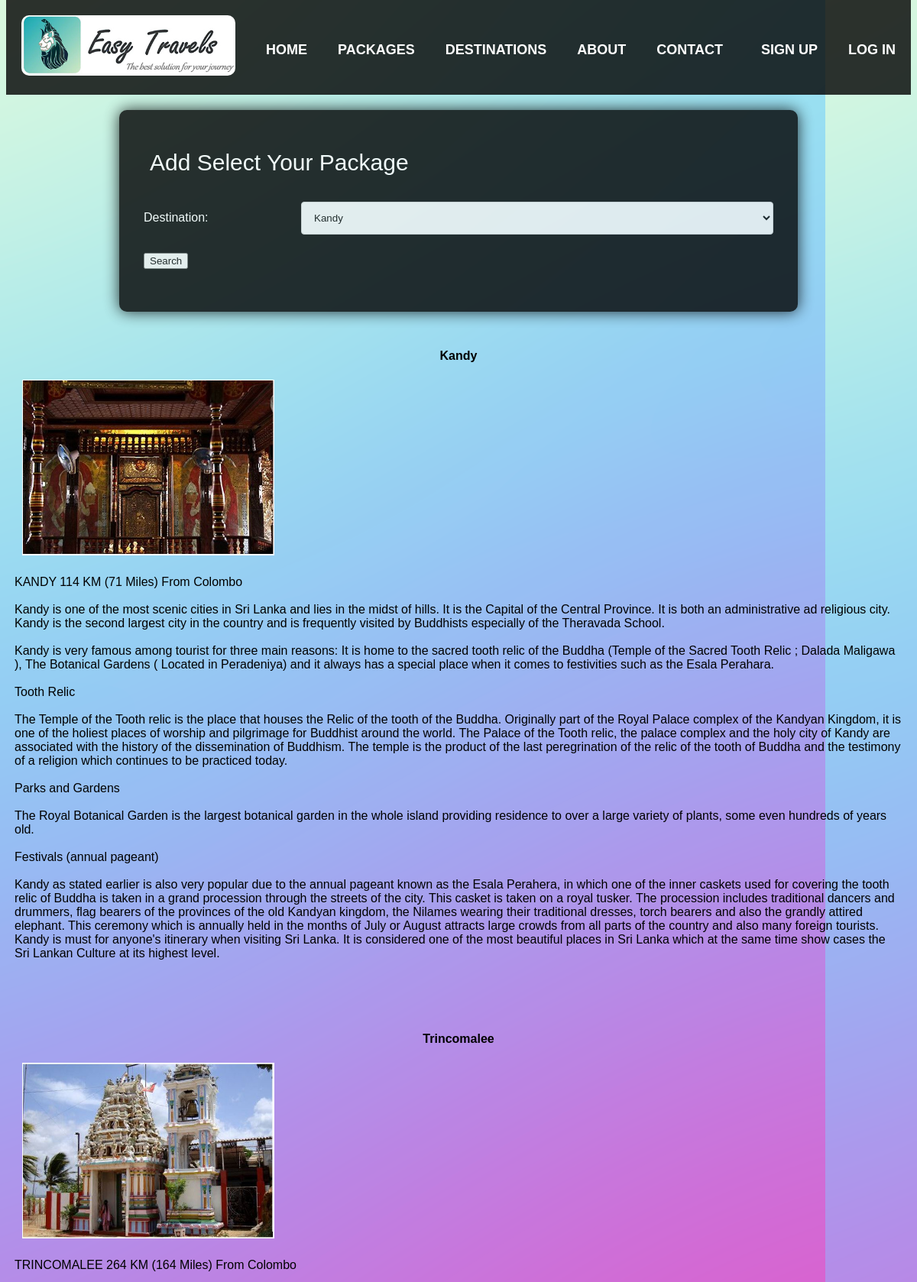
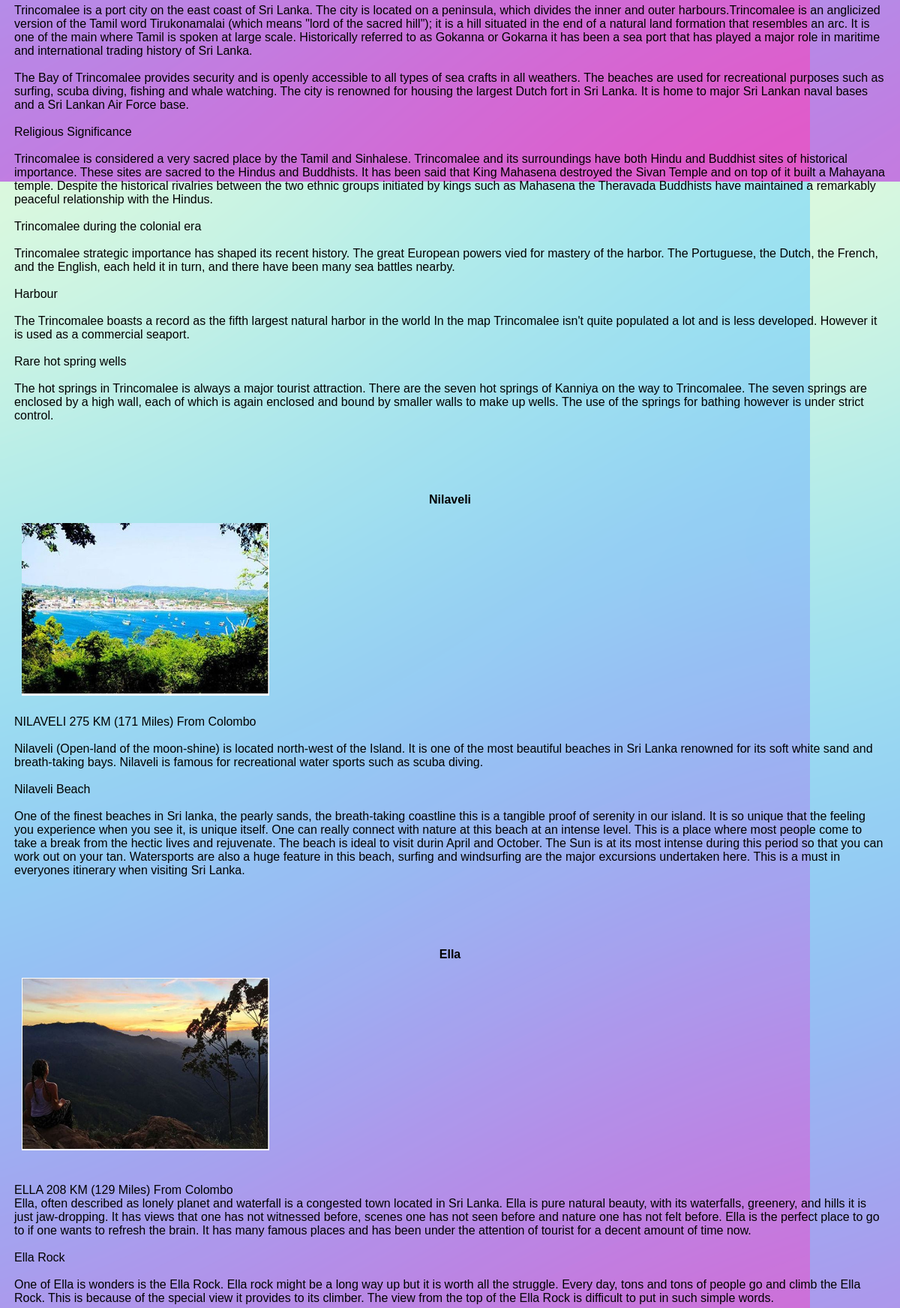
/php/destination_page.php (upper part), run on the app's committed database (2 pictures, top to bottom).
### tables this page shows
CREATE TABLE IF NOT EXISTS `destination` (
  `destid` int(11) NOT NULL AUTO_INCREMENT,
  `name` varchar(20) NOT NULL,
  `description` text NOT NULL,
  `photo` int(11) NOT NULL,
  PRIMARY KEY (`destid`)
);

### php/destination_page.php (the view, shortened to what this page needs)
<?php require_once('connect.php');?>
<?php require_once('user_nonnavigation.php')?>
<html>
	<head>
		<link rel="stylesheet" type="text/css" href="../css/destination_page.css">
		<link rel="stylesheet" type="text/css" href="../css/admin_addcategory_page.css">
	</head>
	<body>
		<div class="container">
			<form method="get" action="search_package_page.php">
				<label style="font-size:30px" align="center">Add Select Your Package</label>
				<div class="row">
				<div class="col-25">
					<label for="fname">Destination:</label>
				</div>
				<div class="col-75">
					<select name="destination" id="destination">
						<?php
							$sql2="select * from destination";
							$result2=$connection->query($sql2);
							while($row=$result2->fetch_assoc()){
								echo "<option value='". $row['name'] ."'>" .$row['name'] ."</option>" ;
							}
						?>
					</select>
				</div>
				</div>
				<div class="row">
					<input type="submit" name="submit" value="Search"><br />
            	</div>
			</form>
		</div>
        <?php
			$path='../images/';
			$ex='.jpg';
            $sql1="select * from destination";
			$result2=$connection->query($sql1);
			while($row=$result2->fetch_assoc()){
				$photo1=(string)$row['photo'];
				echo "<br />";
				echo "<table cellspacing='10px' class='table' align='center'>";
					echo "<tr>";
						echo "<th colspan='3'>".$row['name']."</th>";
					echo "</tr>";
					echo "<tr>";
						echo "<td><img class='image'  width='350px' height='250px' src='".$path.$photo1.$ex."'></td>";
					echo "</tr>";
					echo "<tr>";
						echo "<td colspan='3'>".$row['description']."</td>";
					echo "</tr>";
				echo "</table>";
				echo "<br /><br />";
			}
		?>
	</body>
</html>
<?php require_once('footer.php')?>

### php/user_nonnavigation.php (shortened to what this page needs)
<!DOCTYPE html>
<html>
    <head>
        <link rel="stylesheet" type="text/css" href="../css/user_nonnavigation.css">
    </head>
    <body>
    <div class="navbar">
            <a><img src="../images/logo-web.jpg" class="fakeimg"></a>
            <a href="user_nonhome_page"><div class="txt"><Button>Home</button></div></a>
            <a href="category_page.php"><div class="txt"><Button>Packages</button></div></a>
            <a href="destination_page.php"><div class="txt"><Button>Destinations</button></div></a>
            <a href="about+page.php"><div class="txt"><Button>About</button></div></a>
            <a href="contact_page"><div class="txt"><Button>Contact</button></div></a>
            <a href="login_page.php" class="right"><div class="txt"><Button>LOG IN</button></div></a>
            <a href="account_page.php" class="right"><div class="txt"><Button>SIGN UP</button></div></a>
        </div>
    </body>
</html>

### php/footer.php (shortened to what this page needs)
<!DOCTYPE html>
<html>
    <head>
        <link rel="stylesheet" type="text/css" href="../css/footer.css">
    </head>
    <body>
    </body>
</html>

### ASINI-UPDATED/css/user_nonnavigation.css (style rules this page uses)
body { font-family: Arial; margin-top: 0; }
.navbar { overflow: hidden; padding: 0px; background-color: rgba(1,1,1,0.8); }
button { background: transparent; border: none; font-size: 18px; text-transform: uppercase; font-weight: bold; padding: 10px 10px; color: white; }
.navbar a { float: left; display: block; color: black; text-align: center; padding: 10px 10px; text-decoration: none; font-size: 18px; text-transform: uppercase; font-weight: bold; }
.fakeimg { width: 300px; border-radius: 20px; }
.navbar a.right { float: right; }
.fakeimg { padding: 10px; }
.txt { padding-top: 35px; }

### ASINI-UPDATED/css/destination_page.css (style rules this page uses)
body { background-image: url(../images/backmobile6.png); }
.container { padding: 20px; }
.row { margin: 8px -16px; }
.row, .row > .column { padding: 8px; }
.row:after { content: ""; display: table; clear: both; }

### ASINI-UPDATED/css/admin_addcategory_page.css (style rules this page uses)
* { box-sizing: border-box; }
body { background-image: url(../images/backmobile6.png); }
input[type=text],input[type=number], select, textarea,input[type=date],input[type=tel],input[type=email],input[type=password] { width: 100%; padding: 12px; border: 1px solid #ccc; border-radius: 4px; resize: vertical; }
label { padding: 12px 12px 12px 0; display: inline-block; }
.container { border-radius: 10px; background-color:black; padding: 40px; opacity:0.8; width:75%; display:b;block; margin-left:auto; margin-right:auto; justify-content:center; center-align:center; margin-top:20px; margin-bottom:20px; color:white; box-shadow:0px 0px 20px #000; }
.col-25 { float: left; width: 25%; margin-top: 6px; }
.col-75 { float: left; width: 75%; margin-top: 6px; }
.row:after { content: ""; display: table; clear: both; }

### 2nd/css/footer.css (style rules this page uses)
* { box-sizing: border-box; }
body { background-color: rgba(1, 1, 1, 0.8); }
a { font-size: 14px; text-decoration: none; color: rgb(221, 217, 217); font-weight: bold; }
img { padding: 10px; }

### data on the page
destination: name "Kandy", shows a picture, description "KANDY 114 KM (71 Miles) From Colombo Kandy is one of the most scenic cities in Sri Lanka and lies in the midst of hills. It is the Capital of the Central Province. It is both an administrative ad religious city. Kandy is the second largest city in the country and is frequently visited by Buddhists especially of the Theravada School. Kandy is very famous among tourist for three main reasons: It is home to the sacred tooth relic of the Buddha (Temple of the Sacred Tooth Relic ; Dalada Maligawa ), The Botanical Gardens ( Located in Peradeniya) and it always has a special place when it comes to festivities such as the Esala Perahara. Tooth Relic The Temple of the Tooth relic is the place that…"
destination: name "Trincomalee", shows a picture, description "TRINCOMALEE 264 KM (164 Miles) From Colombo Trincomalee is a port city on the east coast of Sri Lanka. The city is located on a peninsula, which divides the inner and outer harbours.Trincomalee is an anglicized version of the Tamil word Tirukonamalai (which means \"lord of the sacred hill\"); it is a hill situated in the end of a natural land formation that resembles an arc. It is one of the main where Tamil is spoken at large scale. Historically referred to as Gokanna or Gokarna it has been a sea port that has played a major role in maritime and international trading history of Sri Lanka. The Bay of Trincomalee provides security and is openly accessible to all types of sea crafts in all…"
destination: name "Nilaveli", shows a picture, description "NILAVELI 275 KM (171 Miles) From Colombo Nilaveli (Open-land of the moon-shine) is located north-west of the Island. It is one of the most beautiful beaches in Sri Lanka renowned for its soft white sand and breath-taking bays. Nilaveli is famous for recreational water sports such as scuba diving. Nilaveli Beach One of the finest beaches in Sri lanka, the pearly sands, the breath-taking coastline this is a tangible proof of serenity in our island. It is so unique that the feeling you experience when you see it, is unique itself. One can really connect with nature at this beach at an intense level. This is a place where most people come to take a break from the hectic lives and rejuvenate.…"
destination: name "Ella", shows a picture, description "ELLA 208 KM (129 Miles) From Colombo Ella, often described as lonely planet and waterfall is a congested town located in Sri Lanka. Ella is pure natural beauty, with its waterfalls, greenery, and hills it is just jaw-dropping. It has views that one has not witnessed before, scenes one has not seen before and nature one has not felt before. Ella is the perfect place to go to if one wants to refresh the brain. It has many famous places and has been under the attention of tourist for a decent amount of time now. Ella Rock One of Ella is wonders is the Ella Rock. Ella rock might be a long way up but it is worth all the struggle. Every day, tons and tons of people go and climb the Ella Rock.…"

### other printed values
form field destination "Kandy"
